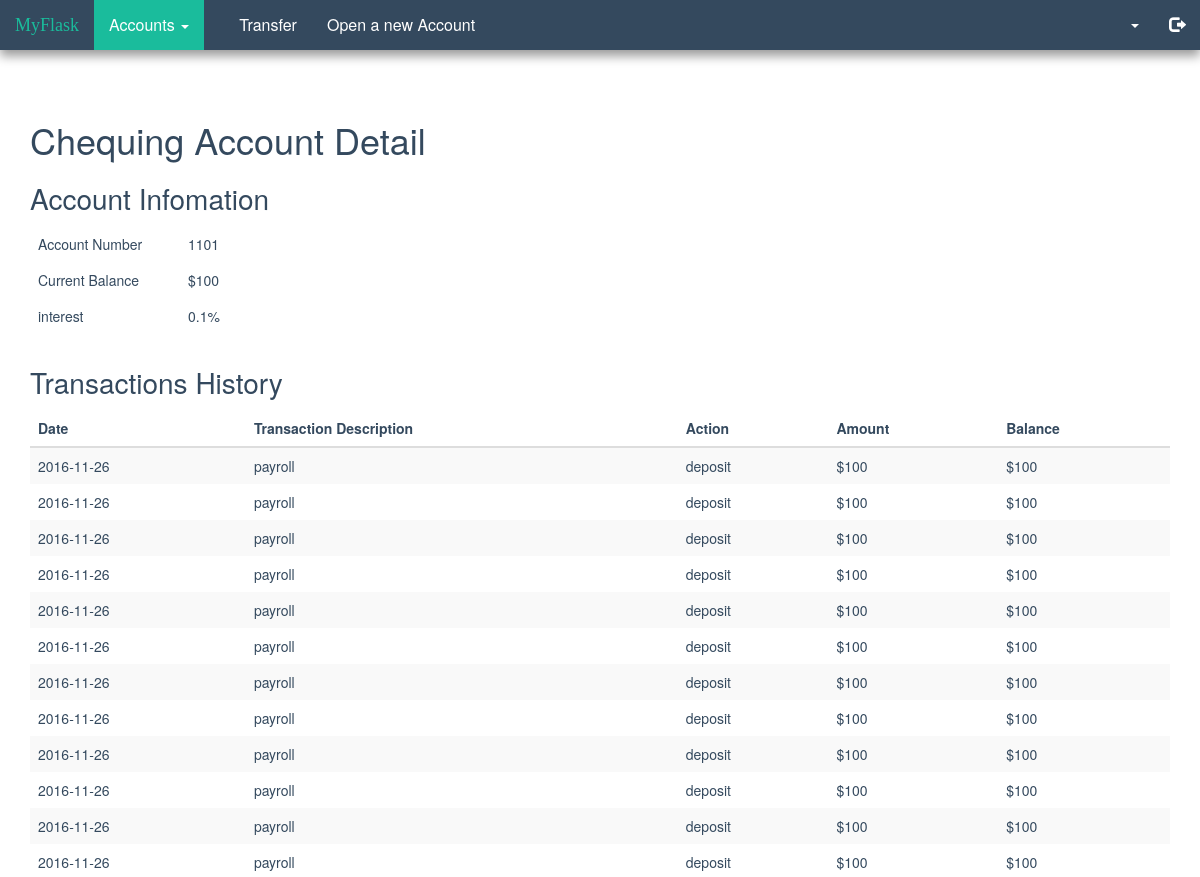
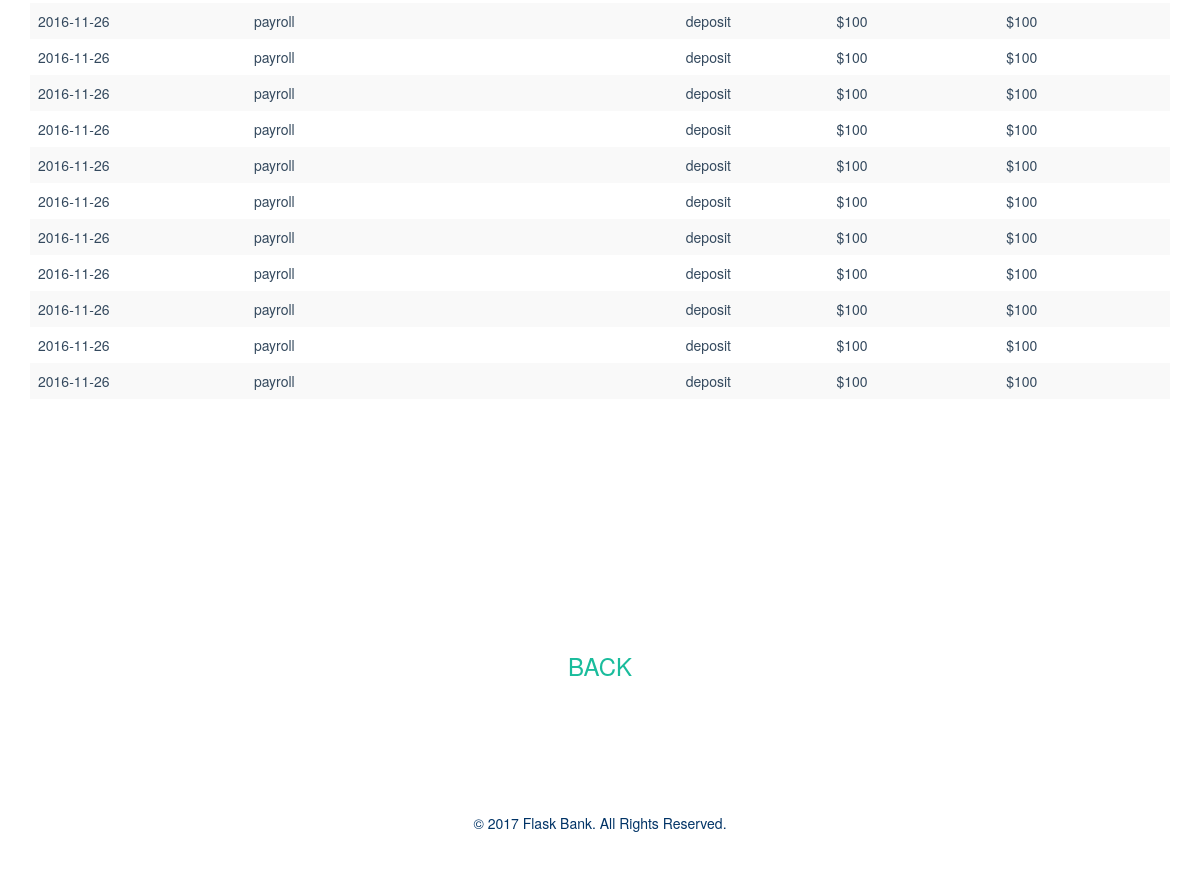
Page /account/1101 (signed in) on the committed database (2 pictures, top to bottom).
### tables this page shows
CREATE TABLE "accounts" (
	`userid`	INTEGER,
	`accountNum`	INTEGER,
	`type`	TEXT,
	FOREIGN KEY(`userid`) REFERENCES `users`(`userid`)
);

CREATE TABLE "transactions" (
	`accountNum`	INTEGER,
	`Date`	DATE,
	`TransactionDescription`	TEXT,
	`Action`	TEXT,
	`Amount`	INTEGER,
	`Balance`	INTEGER
);

### app.py (the view)
@app.route("/account/<account_num>")
def account(account_num):
    interest = 0.1
    type, balance, transactions = get_account_detail(account_num)
    if len(transactions) == 0:
        transactions = 0
    return render_template("account.html", type=type, accountNum=account_num, balance=balance,
                           interest=interest,
                           transactions=transactions)

### app.py (called while the page is built)
def connect_db():
    return sqlite3.connect(app.database)

def get_account_detail(account_num):
    g.db = connect_db()
    cur = g.db.execute(
        'SELECT type FROM accounts WHERE accountNum = %s' % account_num)
    type = cur.fetchone()[0]
    cur = g.db.execute(
        'SELECT Balance FROM transactions WHERE accountNum = %s ORDER BY DATE DESC LIMIT 1' % account_num)
    balance = [dict(balance=row[0]) for row in cur.fetchall()]
    cur = g.db.execute('SELECT * FROM transactions WHERE accountNum = %s' % account_num)
    transactions = [dict(Date=row[1], TransactionDescription=row[2], Action=row[3], Amount=row[4], Balance=row[5])
                    for row in cur.fetchall()]
    g.db.close()
    return type, balance, transactions

### templates/account.html
{% extends "baseIn.html" %}
{% block content %}
<div class="container" style="margin-top:100px">
  <h1>{{ type }} Account Detail</h1>
  <table class="table table-responsive">
    <tbody>
      <caption>Account Infomation</caption>
      <tr>
        <td style="border:0; width:150px">Account Number</td>
        <td style="border:0">{{ accountNum }}</td>
      </tr>
      <tr>
        <td style="border:0">Current Balance</td>
        {% for item in balance %}
        <td style="border:0">${{ item.balance }}</td>
        {% endfor %}
      </tr>
      <tr>
        <td style="border:0">interest</td>
        {% if type == 'Chequing'%}
        <td style="border:0">0.1%</td>
        {% else %}
        <td style="border:0">0.2%</td>
        {% endif %}
      </tr>
    </tbody>
  </table>
    {% if transactions == 0 %}
    <div class="col-lg-12" align='center'>
      <h1>NO TRANSACTION RECORD</h1>
    </div>
    {% else %}
    <table class="table table-responsive table-striped table-hover">
      <tbody>
        <caption>Transactions History</caption>
        <thead>
          <th>Date</th>
          <th>Transaction Description</th>
          <th>Action</th>
          <th>Amount</th>
          <th>Balance</th>
        </thead>
        {% for item in transactions %}
        <tr>
          <td>{{ item.Date }}</td>
          <td>{{ item.TransactionDescription }}</td>
          <td>{{ item.Action }}</td>
          <td>${{ item.Amount }}</td>
          <td>${{ item.Balance }}</td>
        </tr>
        {% endfor %}
        {% endif %}
      </tbody>
    </table>
    <p class="back" align='center'><a href="/welcome" >BACK</a></p>
  </div>
  {% endblock %}

### templates/baseIn.html (shortened to what this page needs)
<!DOCTYPE html>
<html>
<head>
  <link rel="stylesheet" href="https://maxcdn.bootstrapcdn.com/bootstrap/3.3.7/css/bootstrap.min.css">
  <link rel="stylesheet" href="{{ url_for('static', filename='style.css') }}">
</head>
<body>
  <nav class="navbar navbar-default navbar-fixed-top">
    <div class="container-fluid">
      <div class="navbar-header">
        <a class="navbar-brand" href="/welcome" style="color: #1abc9c; font-family: Georgia">MyFlask</a>
      </div>
      <div class="collapse navbar-collapse" id="bs-example-navbar-collapse-1">
        <ul class="nav navbar-nav">
          <li id="d1" class="dropdown">
            <a href="#" class="dropdown-toggle" data-toggle="dropdown" role="button" aria-haspopup="true" aria-expanded="false">Accounts <span class="caret"></span></a>
          </li>
        </ul>
        <ul class="nav navbar-nav navbar-left" style="margin-left:20px">
          <li><a href="/transfer">Transfer</a></li>
          <li><a href="/newAccount">Open a new Account</a></li>
        </ul>
        <ul class="nav navbar-nav navbar-right">
          <li class="dropdown">
            <a href="#" class="dropdown-toggle" data-toggle="dropdown" role="button" aria-haspopup="true" aria-expanded="false" style="font-family: Georgia">{{ username }} <span class="caret"></span></a>
          </li>
          <li><a href="/logout"><span class="glyphicon glyphicon-log-out"></span></a></li>
        </ul>
  </div>
</div>
</nav>
{% block content %}{% endblock %}
<footer class="footer">
  <div class="container">
    <p class="text-muted" align="center" style="margin: 50px 0; color: #003366;">
      &copy;
      Flask Bank. All Rights Reserved.
    </p>
  </div>
</footer>
</body>
</html>

### static/style.css (style rules this page uses)
body { color: #34495e; }
a { color: #1abc9c; }
caption { color: #34495e; font-size: 28px; }
.back { font-size: 24px; margin: 250px 0 0; }
.navbar { background-color: #34495e; border: 0; border-radius: 0; box-shadow: 0 6px 1rem rgba(0, 0, 0, 0.4); }
.navbar-default .navbar-nav>li>a { color: white; font-size: 16px; }
#d1 { color: white; background-color: #1abc9c; }
.container { margin-top: 80px; }
.table>tbody>tr>td { border: 0; }

### rows in the picture
accounts: type "Chequing"
transactions: Date "2016-11-26", TransactionDescription "payroll", Action "deposit", Amount "100", Balance "100"
transactions: Date "2016-11-26", TransactionDescription "payroll", Action "deposit", Amount "100", Balance "100"
transactions: Date "2016-11-26", TransactionDescription "payroll", Action "deposit", Amount "100", Balance "100"
transactions: Date "2016-11-26", TransactionDescription "payroll", Action "deposit", Amount "100", Balance "100"
transactions: Date "2016-11-26", TransactionDescription "payroll", Action "deposit", Amount "100", Balance "100"
transactions: Date "2016-11-26", TransactionDescription "payroll", Action "deposit", Amount "100", Balance "100"
transactions: Date "2016-11-26", TransactionDescription "payroll", Action "deposit", Amount "100", Balance "100"
transactions: Date "2016-11-26", TransactionDescription "payroll", Action "deposit", Amount "100", Balance "100"
transactions: Date "2016-11-26", TransactionDescription "payroll", Action "deposit", Amount "100", Balance "100"
transactions: Date "2016-11-26", TransactionDescription "payroll", Action "deposit", Amount "100", Balance "100"
transactions: Date "2016-11-26", TransactionDescription "payroll", Action "deposit", Amount "100", Balance "100"
transactions: Date "2016-11-26", TransactionDescription "payroll", Action "deposit", Amount "100", Balance "100"
transactions: Date "2016-11-26", TransactionDescription "payroll", Action "deposit", Amount "100", Balance "100"
transactions: Date "2016-11-26", TransactionDescription "payroll", Action "deposit", Amount "100", Balance "100"
transactions: Date "2016-11-26", TransactionDescription "payroll", Action "deposit", Amount "100", Balance "100"
transactions: Date "2016-11-26", TransactionDescription "payroll", Action "deposit", Amount "100", Balance "100"
transactions: Date "2016-11-26", TransactionDescription "payroll", Action "deposit", Amount "100", Balance "100"
transactions: Date "2016-11-26", TransactionDescription "payroll", Action "deposit", Amount "100", Balance "100"
transactions: Date "2016-11-26", TransactionDescription "payroll", Action "deposit", Amount "100", Balance "100"
transactions: Date "2016-11-26", TransactionDescription "payroll", Action "deposit", Amount "100", Balance "100"
transactions: Date "2016-11-26", TransactionDescription "payroll", Action "deposit", Amount "100", Balance "100"
transactions: Date "2016-11-26", TransactionDescription "payroll", Action "deposit", Amount "100", Balance "100"
transactions: Date "2016-11-26", TransactionDescription "payroll", Action "deposit", Amount "100", Balance "100"

### other values in the picture
{{ accountNum }} "1101"
{{ item.balance }} "100"
